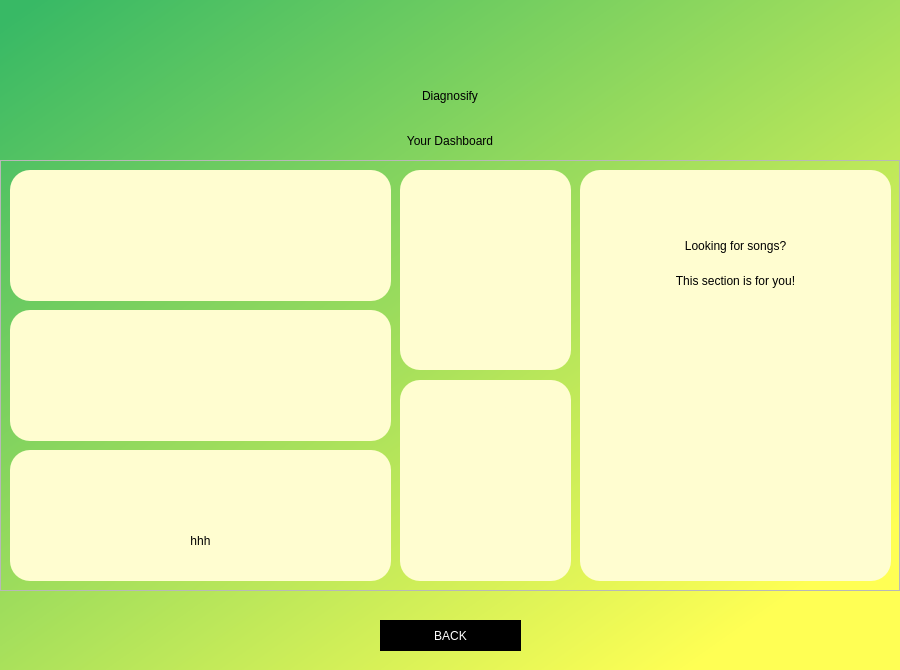
<?xml version="1.0" encoding="UTF-8"?>
<ui version="4.0">
 <class>Dialog</class>
 <widget class="QDialog" name="Dialog">
  <property name="geometry">
   <rect>
    <x>0</x>
    <y>0</y>
    <width>900</width>
    <height>670</height>
   </rect>
  </property>
  <property name="windowTitle">
   <string>Dialog</string>
  </property>
  <widget class="QWidget" name="widget" native="true">
   <property name="geometry">
    <rect>
     <x>-20</x>
     <y>-10</y>
     <width>950</width>
     <height>680</height>
    </rect>
   </property>
   <property name="styleSheet">
    <string notr="true">QWidget#widget{
background-color: qlineargradient(spread:pad, x1:0.023, y1:0.051, x2:0.853, y2:0.892045, stop:0 rgba(56, 185, 101, 255), stop:1 rgba(255, 255, 84, 255));}
</string>
   </property>
   <widget class="QLabel" name="label">
    <property name="geometry">
     <rect>
      <x>320</x>
      <y>60</y>
      <width>300</width>
      <height>91</height>
     </rect>
    </property>
    <property name="styleSheet">
     <string notr="true">color: rgb(0, 0, 0);
font: 75 40pt &quot;Gotham Bold&quot;;</string>
    </property>
    <property name="text">
     <string>Diagnosify</string>
    </property>
    <property name="alignment">
     <set>Qt::AlignCenter</set>
    </property>
   </widget>
   <widget class="QLabel" name="label_2">
    <property name="geometry">
     <rect>
      <x>440</x>
      <y>20</y>
      <width>61</width>
      <height>61</height>
     </rect>
    </property>
    <property name="styleSheet">
     <string notr="true">color: rgb(0, 0, 0);
font: 75 36pt &quot;Gotham Bold&quot;;</string>
    </property>
    <property name="text">
     <string/>
    </property>
    <property name="pixmap">
     <pixmap>new-spotify-logo-png-transparent-10059.png</pixmap>
    </property>
    <property name="scaledContents">
     <bool>true</bool>
    </property>
    <property name="alignment">
     <set>Qt::AlignCenter</set>
    </property>
   </widget>
   <widget class="QLabel" name="notification">
    <property name="geometry">
     <rect>
      <x>320</x>
      <y>140</y>
      <width>300</width>
      <height>21</height>
     </rect>
    </property>
    <property name="styleSheet">
     <string notr="true">color: rgb(0, 0, 0);
font: 75 11pt &quot;Gotham Bold&quot;;</string>
    </property>
    <property name="text">
     <string>Your Dashboard</string>
    </property>
    <property name="alignment">
     <set>Qt::AlignCenter</set>
    </property>
   </widget>
   <widget class="QFrame" name="frame_2">
    <property name="geometry">
     <rect>
      <x>20</x>
      <y>170</y>
      <width>900</width>
      <height>431</height>
     </rect>
    </property>
    <property name="styleSheet">
     <string notr="true"/>
    </property>
    <property name="frameShape">
     <enum>QFrame::StyledPanel</enum>
    </property>
    <property name="frameShadow">
     <enum>QFrame::Raised</enum>
    </property>
    <widget class="QFrame" name="frame">
     <property name="geometry">
      <rect>
       <x>10</x>
       <y>10</y>
       <width>381</width>
       <height>131</height>
      </rect>
     </property>
     <property name="styleSheet">
      <string notr="true">background-color: rgb(255, 253, 208);
border-radius:20px;</string>
     </property>
     <property name="frameShape">
      <enum>QFrame::StyledPanel</enum>
     </property>
     <property name="frameShadow">
      <enum>QFrame::Raised</enum>
     </property>
     <widget class="QLabel" name="label_9">
      <property name="geometry">
       <rect>
        <x>170</x>
        <y>50</y>
        <width>41</width>
        <height>41</height>
       </rect>
      </property>
      <property name="styleSheet">
       <string notr="true">color: rgb(0, 0, 0);
font: 57 12pt &quot;Gotham&quot;;</string>
      </property>
      <property name="text">
       <string/>
      </property>
      <property name="pixmap">
       <pixmap>search-engine.png</pixmap>
      </property>
      <property name="scaledContents">
       <bool>true</bool>
      </property>
      <property name="alignment">
       <set>Qt::AlignCenter</set>
      </property>
      <property name="wordWrap">
       <bool>true</bool>
      </property>
     </widget>
    </widget>
    <widget class="QFrame" name="frame_3">
     <property name="geometry">
      <rect>
       <x>580</x>
       <y>10</y>
       <width>311</width>
       <height>411</height>
      </rect>
     </property>
     <property name="styleSheet">
      <string notr="true">background-color: rgb(255, 253, 208);
border-radius:20px;</string>
     </property>
     <property name="frameShape">
      <enum>QFrame::StyledPanel</enum>
     </property>
     <property name="frameShadow">
      <enum>QFrame::Raised</enum>
     </property>
     <widget class="QLabel" name="label_13">
      <property name="geometry">
       <rect>
        <x>130</x>
        <y>10</y>
        <width>51</width>
        <height>41</height>
       </rect>
      </property>
      <property name="styleSheet">
       <string notr="true">color: rgb(0, 0, 0);
font: 57 12pt &quot;Gotham&quot;;</string>
      </property>
      <property name="text">
       <string/>
      </property>
      <property name="pixmap">
       <pixmap>sound-waves.png</pixmap>
      </property>
      <property name="scaledContents">
       <bool>true</bool>
      </property>
      <property name="alignment">
       <set>Qt::AlignCenter</set>
      </property>
      <property name="wordWrap">
       <bool>true</bool>
      </property>
     </widget>
     <widget class="QLabel" name="recommender">
      <property name="geometry">
       <rect>
        <x>10</x>
        <y>100</y>
        <width>291</width>
        <height>21</height>
       </rect>
      </property>
      <property name="styleSheet">
       <string notr="true">font: 25 10pt &quot;Gotham Bold&quot;;</string>
      </property>
      <property name="text">
       <string>This section is for you!</string>
      </property>
      <property name="alignment">
       <set>Qt::AlignCenter</set>
      </property>
      <property name="wordWrap">
       <bool>true</bool>
      </property>
     </widget>
     <widget class="QLabel" name="recommendation">
      <property name="geometry">
       <rect>
        <x>10</x>
        <y>140</y>
        <width>291</width>
        <height>261</height>
       </rect>
      </property>
      <property name="styleSheet">
       <string notr="true">font: 25 10pt &quot;Gotham&quot;;</string>
      </property>
      <property name="text">
       <string/>
      </property>
     </widget>
     <widget class="QLabel" name="detector">
      <property name="geometry">
       <rect>
        <x>10</x>
        <y>60</y>
        <width>291</width>
        <height>31</height>
       </rect>
      </property>
      <property name="styleSheet">
       <string notr="true">font: 25 10pt &quot;Gotham&quot;;</string>
      </property>
      <property name="text">
       <string>Looking for songs?</string>
      </property>
      <property name="alignment">
       <set>Qt::AlignCenter</set>
      </property>
      <property name="wordWrap">
       <bool>true</bool>
      </property>
     </widget>
    </widget>
    <widget class="QFrame" name="frame_4">
     <property name="geometry">
      <rect>
       <x>10</x>
       <y>290</y>
       <width>381</width>
       <height>131</height>
      </rect>
     </property>
     <property name="styleSheet">
      <string notr="true">background-color: rgb(255, 253, 208);
border-radius:20px;</string>
     </property>
     <property name="frameShape">
      <enum>QFrame::StyledPanel</enum>
     </property>
     <property name="frameShadow">
      <enum>QFrame::Raised</enum>
     </property>
     <widget class="QLabel" name="label_8">
      <property name="geometry">
       <rect>
        <x>170</x>
        <y>10</y>
        <width>41</width>
        <height>41</height>
       </rect>
      </property>
      <property name="styleSheet">
       <string notr="true">color: rgb(0, 0, 0);
font: 57 12pt &quot;Gotham&quot;;</string>
      </property>
      <property name="text">
       <string/>
      </property>
      <property name="pixmap">
       <pixmap>song-lyrics.png</pixmap>
      </property>
      <property name="scaledContents">
       <bool>true</bool>
      </property>
      <property name="alignment">
       <set>Qt::AlignCenter</set>
      </property>
      <property name="wordWrap">
       <bool>true</bool>
      </property>
     </widget>
     <widget class="QLabel" name="quotes">
      <property name="geometry">
       <rect>
        <x>20</x>
        <y>70</y>
        <width>341</width>
        <height>41</height>
       </rect>
      </property>
      <property name="styleSheet">
       <string notr="true">color: rgb(0, 0, 0);
font: 25 italic 10pt &quot;Bookman Old Style&quot;;</string>
      </property>
      <property name="text">
       <string>hhh</string>
      </property>
      <property name="alignment">
       <set>Qt::AlignCenter</set>
      </property>
      <property name="wordWrap">
       <bool>true</bool>
      </property>
     </widget>
    </widget>
    <widget class="QFrame" name="frame_5">
     <property name="geometry">
      <rect>
       <x>400</x>
       <y>10</y>
       <width>171</width>
       <height>200</height>
      </rect>
     </property>
     <property name="styleSheet">
      <string notr="true">background-color: rgb(255, 253, 208);
border-radius:20px;</string>
     </property>
     <property name="frameShape">
      <enum>QFrame::StyledPanel</enum>
     </property>
     <property name="frameShadow">
      <enum>QFrame::Raised</enum>
     </property>
     <widget class="QLabel" name="percentage">
      <property name="geometry">
       <rect>
        <x>0</x>
        <y>100</y>
        <width>171</width>
        <height>61</height>
       </rect>
      </property>
      <property name="styleSheet">
       <string notr="true">QLabel#percentage{
font: 75 36pt &quot;Gotham Bold&quot;;
color: rgb(190, 0, 0);
}</string>
      </property>
      <property name="text">
       <string/>
      </property>
      <property name="alignment">
       <set>Qt::AlignCenter</set>
      </property>
      <property name="wordWrap">
       <bool>true</bool>
      </property>
     </widget>
     <widget class="QLabel" name="youare">
      <property name="geometry">
       <rect>
        <x>10</x>
        <y>80</y>
        <width>151</width>
        <height>21</height>
       </rect>
      </property>
      <property name="styleSheet">
       <string notr="true">color: rgb(0, 0, 0);
font: 25 10pt &quot;Gotham&quot;;</string>
      </property>
      <property name="text">
       <string/>
      </property>
      <property name="alignment">
       <set>Qt::AlignCenter</set>
      </property>
      <property name="wordWrap">
       <bool>true</bool>
      </property>
     </widget>
     <widget class="QLabel" name="depressed">
      <property name="geometry">
       <rect>
        <x>10</x>
        <y>170</y>
        <width>151</width>
        <height>21</height>
       </rect>
      </property>
      <property name="styleSheet">
       <string notr="true">color: rgb(0, 0, 0);
font: 57 12pt &quot;Gotham Bold&quot;;</string>
      </property>
      <property name="text">
       <string/>
      </property>
      <property name="alignment">
       <set>Qt::AlignCenter</set>
      </property>
      <property name="wordWrap">
       <bool>true</bool>
      </property>
     </widget>
     <widget class="QLabel" name="label_3">
      <property name="geometry">
       <rect>
        <x>60</x>
        <y>10</y>
        <width>51</width>
        <height>41</height>
       </rect>
      </property>
      <property name="text">
       <string/>
      </property>
      <property name="pixmap">
       <pixmap>theatre.png</pixmap>
      </property>
      <property name="scaledContents">
       <bool>true</bool>
      </property>
     </widget>
    </widget>
    <widget class="QFrame" name="frame_6">
     <property name="geometry">
      <rect>
       <x>10</x>
       <y>150</y>
       <width>381</width>
       <height>131</height>
      </rect>
     </property>
     <property name="styleSheet">
      <string notr="true">background-color: rgb(255, 253, 208);
border-radius:20px;</string>
     </property>
     <property name="frameShape">
      <enum>QFrame::StyledPanel</enum>
     </property>
     <property name="frameShadow">
      <enum>QFrame::Raised</enum>
     </property>
     <widget class="QLabel" name="label_10">
      <property name="geometry">
       <rect>
        <x>170</x>
        <y>50</y>
        <width>41</width>
        <height>41</height>
       </rect>
      </property>
      <property name="styleSheet">
       <string notr="true">color: rgb(0, 0, 0);
font: 57 12pt &quot;Gotham&quot;;</string>
      </property>
      <property name="text">
       <string/>
      </property>
      <property name="pixmap">
       <pixmap>music-album.png</pixmap>
      </property>
      <property name="scaledContents">
       <bool>true</bool>
      </property>
      <property name="alignment">
       <set>Qt::AlignCenter</set>
      </property>
      <property name="wordWrap">
       <bool>true</bool>
      </property>
     </widget>
    </widget>
    <widget class="QFrame" name="frame_7">
     <property name="geometry">
      <rect>
       <x>400</x>
       <y>220</y>
       <width>171</width>
       <height>201</height>
      </rect>
     </property>
     <property name="styleSheet">
      <string notr="true">background-color: rgb(255, 253, 208);
border-radius:20px;</string>
     </property>
     <property name="frameShape">
      <enum>QFrame::StyledPanel</enum>
     </property>
     <property name="frameShadow">
      <enum>QFrame::Raised</enum>
     </property>
     <widget class="QLabel" name="label_12">
      <property name="geometry">
       <rect>
        <x>65</x>
        <y>10</y>
        <width>41</width>
        <height>41</height>
       </rect>
      </property>
      <property name="styleSheet">
       <string notr="true">color: rgb(0, 0, 0);
font: 57 12pt &quot;Gotham&quot;;</string>
      </property>
      <property name="text">
       <string/>
      </property>
      <property name="pixmap">
       <pixmap>doubts-button.png</pixmap>
      </property>
      <property name="scaledContents">
       <bool>true</bool>
      </property>
      <property name="alignment">
       <set>Qt::AlignCenter</set>
      </property>
      <property name="wordWrap">
       <bool>true</bool>
      </property>
     </widget>
     <widget class="QLabel" name="caption2">
      <property name="geometry">
       <rect>
        <x>10</x>
        <y>80</y>
        <width>151</width>
        <height>31</height>
       </rect>
      </property>
      <property name="styleSheet">
       <string notr="true">color: rgb(0, 0, 0);
font: 25 10pt &quot;Gotham&quot;;</string>
      </property>
      <property name="text">
       <string/>
      </property>
      <property name="alignment">
       <set>Qt::AlignCenter</set>
      </property>
      <property name="wordWrap">
       <bool>true</bool>
      </property>
     </widget>
     <widget class="QLabel" name="desc">
      <property name="geometry">
       <rect>
        <x>10</x>
        <y>130</y>
        <width>151</width>
        <height>21</height>
       </rect>
      </property>
      <property name="styleSheet">
       <string notr="true">color: rgb(0, 0, 0);
font: 57 18pt &quot;Gotham Bold&quot;;</string>
      </property>
      <property name="text">
       <string/>
      </property>
      <property name="alignment">
       <set>Qt::AlignCenter</set>
      </property>
      <property name="wordWrap">
       <bool>true</bool>
      </property>
     </widget>
    </widget>
   </widget>
   <widget class="QPushButton" name="back">
    <property name="geometry">
     <rect>
      <x>400</x>
      <y>630</y>
      <width>141</width>
      <height>31</height>
     </rect>
    </property>
    <property name="styleSheet">
     <string notr="true">QPushButton#back{
border-radius:70px;
background-color: rgb(0, 0, 0);
font: 75 12pt &quot;Gotham Bold&quot;;
color: rgb(255, 255, 255);}

QPushButton#back:hover{
	background-color: rgb(255, 255, 255);
	color: rgb(0, 0, 0);
}</string>
    </property>
    <property name="text">
     <string>BACK</string>
    </property>
   </widget>
  </widget>
 </widget>
 <resources/>
 <connections/>
</ui>
